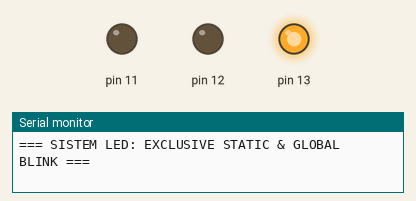
The sketch below on a simulated Arduino Uno, built with avr-gcc and run on an emulated ATmega328P. Parts: output pins drawn as LEDs (lit = HIGH), the last lines printed to the serial monitor.

Above: at 0.1 s.
At 4.1 s:
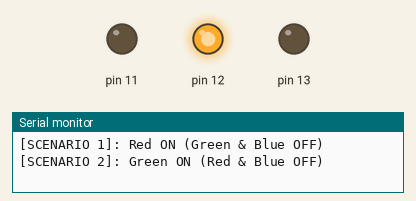
At 20.1 s:
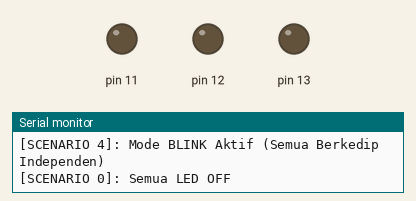
At 36.1 s:
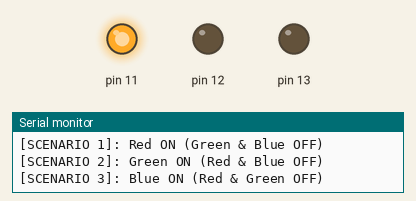
Timing chart, 0 to 40.0 s (numbered marks = the images above):
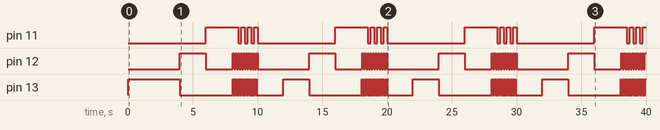

The sketch:

LED_Controller.ino
```cpp
/**
 * LedController
 * Mengelola perilaku LED dengan enkapsulasi logika Active LOW/HIGH.
 */
class LedController {
  private:
    int ledPin;
    bool isActiveLow;
    unsigned long interval;
    unsigned long prevTime;
    bool internalState;

  public:
    LedController(int pin, bool activeLow, int frequency) {
      this->ledPin = pin;
      this->isActiveLow = activeLow;
      this->interval = (frequency > 0) ? (500 / frequency) : 0;
      this->prevTime = 0;
      this->internalState = false;
    }

    void begin() {
      pinMode(this->ledPin, OUTPUT);
      this->turnOff();
    }

    void turnOn() {
      digitalWrite(this->ledPin, this->isActiveLow ? LOW : HIGH);
    }

    void turnOff() {
      digitalWrite(this->ledPin, this->isActiveLow ? HIGH : LOW);
    }

    void syncTime() {
      this->prevTime = millis();
    }

    void updateBlink() {
      unsigned long currentTime = millis();
      if (currentTime - this->prevTime >= this->interval) {
        this->prevTime = currentTime;
        this->internalState = !this->internalState;

        bool physicalSignal = this->isActiveLow ?
                              (this->internalState ? LOW : HIGH) :
                              (this->internalState ? HIGH : LOW);
        digitalWrite(this->ledPin, physicalSignal);
      }
    }
};

// ==========================================
// INSTANSIASI OBJEK
// ==========================================
LedController ledRed(13, true, 10);
LedController ledGreen(12, false, 5);
LedController ledBlue(11, false, 2);

bool isBlinkMode = false;

void setup() {
  Serial.begin(9600);
  ledRed.begin();
  ledGreen.begin();
  ledBlue.begin();
  Serial.println(F("=== SISTEM LED: EXCLUSIVE STATIC & GLOBAL BLINK ==="));
}

void loop() {
  unsigned long currentMillis = millis();

  // --- DEMO SEQUENCE (Setiap 2 detik agar transisi terlihat jelas) ---
  static unsigned long lastChange = 0;
  static int scenario = 0;

  if (currentMillis - lastChange >= 2000) {
    lastChange = currentMillis;
    scenario++;
    if (scenario > 4) scenario = 0;

    Serial.print(F("\n[SCENARIO ")); Serial.print(scenario); Serial.print(F("]: "));

    switch (scenario) {
      case 0: // SEMUA OFF
        isBlinkMode = false;
        ledRed.turnOn(); ledGreen.turnOff(); ledBlue.turnOff();
        Serial.println(F("Semua LED OFF"));
        break;

      case 1: // HANYA RED ON
        isBlinkMode = false;
        ledRed.turnOff(); ledGreen.turnOff(); ledBlue.turnOff();
        Serial.println(F("Red ON (Green & Blue OFF)"));
        break;

      case 2: // HANYA GREEN ON
        isBlinkMode = false;
        ledRed.turnOn(); ledGreen.turnOn(); ledBlue.turnOff();
        Serial.println(F("Green ON (Red & Blue OFF)"));
        break;

      case 3: // HANYA BLUE ON
        isBlinkMode = false;
        ledRed.turnOn(); ledGreen.turnOff(); ledBlue.turnOn();
        Serial.println(F("Blue ON (Red & Green OFF)"));
        break;

      case 4: // MODE BLINK BERSAMAAN
        isBlinkMode = true;
        ledRed.syncTime(); ledGreen.syncTime(); ledBlue.syncTime();
        Serial.println(F("Mode BLINK Aktif (Semua Berkedip Independen)"));
        break;
    }
  }

  // --- EKSEKUSI LOGIKA ---
  if (isBlinkMode) {
    ledRed.updateBlink();
    ledGreen.updateBlink();
    ledBlue.updateBlink();
  }
}
```

Measured:
- by itself, pin 11: repeats every 10.0 s: 3 × (LOW 0.25 s, HIGH 0.25 s), LOW 6.0 s, HIGH 2.5 s
- by itself, pin 12: repeats every 10.0 s: LOW 2.1 s, 9 × (HIGH 0.10 s, LOW 0.10 s), HIGH 0.10 s, LOW 4.0 s, HIGH 2.0 s
